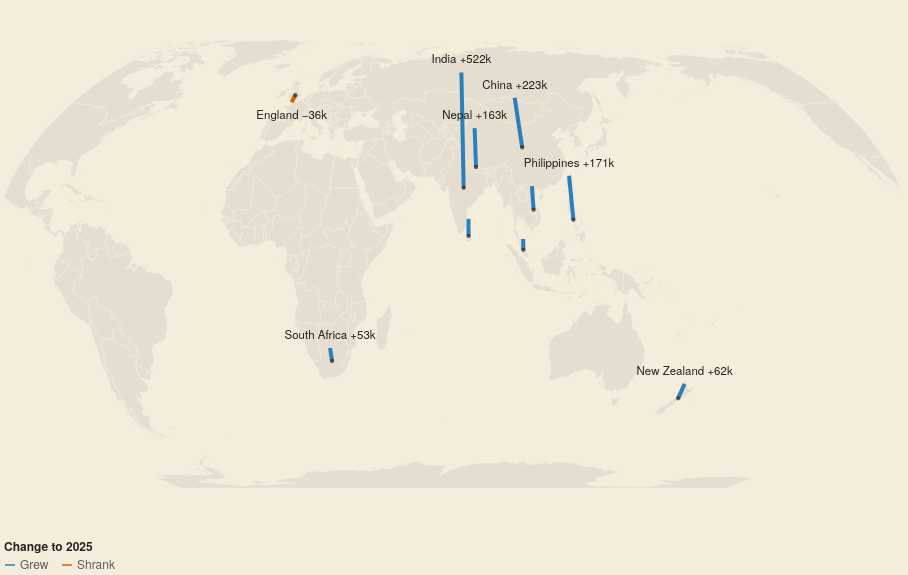

Vega-Lite specification stored for this chart:
### Vega-Lite specification from a JSON file in a GitHub repository (floating-point values rounded to 4 significant figures; data arrays with more than 128 entries replaced by an {"elided": "..."} marker saying what was removed)
{"$schema": "https://vega.github.io/schema/vega-lite/v5.json", "width": 900, "height": 520, "autosize": {"type": "pad"}, "config": {"background": null, "font": "IBM Plex Sans, Helvetica Neue, Arial, sans-serif", "padding": 4, "view": {"stroke": null, "fill": "#eef1ef"}, "axis": {"labelColor": "#675f54", "titleColor": "#675f54", "gridColor": "#d3c5a8", "domainColor": "#d3c5a8", "tickColor": "#d3c5a8", "labelFont": "IBM Plex Sans, Helvetica Neue, Arial, sans-serif", "labelFontSize": 11, "titleFont": "IBM Plex Sans, Helvetica Neue, Arial, sans-serif", "titleFontWeight": 500, "titleFontSize": 11.5}, "legend": {"labelColor": "#675f54", "titleColor": "#25221d", "labelFont": "IBM Plex Sans, Helvetica Neue, Arial, sans-serif", "titleFont": "IBM Plex Sans, Helvetica Neue, Arial, sans-serif", "titleFontWeight": 600, "labelFontSize": 12, "titleFontSize": 12, "symbolStrokeColor": "#f5eddc"}, "text": {"color": "#25221d", "font": "IBM Plex Sans, Helvetica Neue, Arial, sans-serif"}, "tooltipFormat": {"numberFormat": ",.0f"}}, "projection": {"type": "equalEarth", "rotate": [-75, 0]}, "params": [{"name": "base", "value": 2015, "bind": {"input": "radio", "options": [2015, 2020], "labels": ["2015", "2020"], "name": "Change since "}}], "layer": [{"data": {"values": {"type": "Topology", "transform": {"scale": [0.018, 0.009], "translate": [-180, -90]}, "objects": {"countries": {"type": "GeometryCollection", "geometries": [{"type": "Polygon", "arcs": [[0, 1, 2, 3]], "id": "716", "properties": {"name": "Zimbabwe"}}, {"type": "Polygon", "arcs": [[-3, 4, 5, 6, 7, 8, 9]], "id": "894", "properties": {"name": "Zambia"}}, {"type": "MultiPolygon", "arcs": [[[10, 11, 12]], [[13]]], "id": "887", "properties": {"name": "Yemen"}}, {"type": "MultiPolygon", "arcs": [[[14, 15, 16, 17]]], "id": "704", "properties": {"name": "Vietnam"}}, {"type": "MultiPolygon", "arcs": [[[18]], [[19, 20, 21, 22]]], "id": "862", "properties": {"name": "Venezuela"}}, {"type": "MultiPolygon", "arcs": [[[23]], [[24]], [[25]], [[26]], [[27]]], "id": "548", "properties": {"name": "Vanuatu"}}, {"type": "MultiPolygon", "arcs": [[[28, 29, 30, 31, 32]]], "id": "860", "properties": {"name": "Uzbekistan"}}, {"type": "Polygon", "arcs": [[33, 34, 35]], "id": "858", "properties": {"name": "Uruguay"}}, {"type": "MultiPolygon", "arcs": [[[36]]], "id": "630", "properties": {"name": "Puerto Rico"}}, {"type": "MultiPolygon", "arcs": [[[37]], [[38]], [[39]], [[40]], [[41, 42, 43, 44]], [[45]], [[46]], [[47]], [[48]], [[49]], [[50]], [[51]], [[52]], [[53]], [[54]], [[55]], [[56]], [[57]], [[58]], [[59]], [[60]], [[61]], [[62]], [[63]], [[64]], [[65]], [[66]], [[67]], [[68]], [[69]], [[70]], [[71]], [[72]], [[73, 74, 75, 76, 77]], [[78]]], "id": "840", "properties": {"name": "United States of America"}}, {"type": "MultiPolygon", "arcs": [[[79]]], "id": "239", "properties": {"name": "S. Geo. and the Is."}}, {"type": "MultiPolygon", "arcs": [[[80]], [[81]]], "id": "238", "properties": {"name": "Falkland Is."}}, {"type": "Polygon", "arcs": [[82]], "id": "833", "properties": {"name": "Isle of Man"}}, {"type": "MultiPolygon", "arcs": [[[83]], [[84]], [[85]], [[86]], [[87]], [[88]], [[89]], [[90]], [[91, 92]]], "id": "826", "properties": {"name": "United Kingdom"}}, {"type": "MultiPolygon", "arcs": [[[93, 94, 95, 96, 97]]], "id": "784", "properties": {"name": "United Arab Emirates"}}, {"type": "MultiPolygon", "arcs": [[[98, 99, 100, 101, 102, 103, 104, 105, 106, 107, 108]]], "id": "804", "properties": {"name": "Ukraine"}}, {"type": "Polygon", "arcs": [[109, 110, 111, 112, 113]], "id": "800", "properties": {"name": "Uganda"}}, {"type": "MultiPolygon", "arcs": [[[-32, 114, 115, 116, 117]]], "id": "795", "properties": {"name": "Turkmenistan"}}, {"type": "MultiPolygon", "arcs": [[[118, 119, 120, 121, 122, 123, 124]], [[125, 126, 127]]], "id": "792", "properties": {"name": "Turkey"}}, {"type": "MultiPolygon", "arcs": [[[128, 129, 130]]], "id": "788", "properties": {"name": "Tunisia"}}, {"type": "MultiPolygon", "arcs": [[[131]]], "id": "780", "properties": {"name": "Trinidad and Tobago"}}, {"type": "Polygon", "arcs": [[132, 133, 134, 135]], "id": "768", "properties": {"name": "Togo"}}, {"type": "MultiPolygon", "arcs": [[[136, 137]]], "id": "626", "properties": {"name": "Timor-Leste"}}, {"type": "MultiPolygon", "arcs": [[[139, 140, 141, 142, 143, 144]]], "id": "764", "properties": {"name": "Thailand"}}, {"type": "MultiPolygon", "arcs": [[[145]], [[146]], [[-8, 147, 148, 149, -110, 150, 151, 152, 153]]], "id": "834", "properties": {"name": "Tanzania"}}, {"type": "MultiPolygon", "arcs": [[[-30, 154, 155, 156]]], "id": "762", "properties": {"name": "Tajikistan"}}, {"type": "MultiPolygon", "arcs": [[[157]]], "id": "158", "properties": {"name": "Taiwan"}}, {"type": "Polygon", "arcs": [[-124, 158, 159, 160, 161, 162]], "id": "760", "properties": {"name": "Syria"}}, {"type": "Polygon", "arcs": [[163, 164, 165, 166, 167, 168]], "id": "756", "properties": {"name": "Switzerland"}}, {"type": "MultiPolygon", "arcs": [[[169]], [[170]], [[171, 172, 173]]], "id": "752", "properties": {"name": "Sweden"}}, {"type": "Polygon", "arcs": [[174, 175]], "id": "748", "properties": {"name": "eSwatini"}}, {"type": "Polygon", "arcs": [[176, 177, 178, 179]], "id": "740", "properties": {"name": "Suriname"}}, {"type": "Polygon", "arcs": [[-113, 180, 181, 182, 183, 184]], "id": "728", "properties": {"name": "S. Sudan"}}, {"type": "Polygon", "arcs": [[-183, 185, 186, 187, 188, 189, 190, 191]], "id": "729", "properties": {"name": "Sudan"}}, {"type": "MultiPolygon", "arcs": [[[192]]], "id": "144", "properties": {"name": "Sri Lanka"}}, {"type": "MultiPolygon", "arcs": [[[193]], [[194]], [[195, 196, 197, 198, 199, 200]], [[201]], [[202]], [[203]], [[204]]], "id": "724", "properties": {"name": "Spain"}}, {"type": "MultiPolygon", "arcs": [[[205, 206]], [[207]]], "id": "410", "properties": {"name": "South Korea"}}, {"type": "MultiPolygon", "arcs": [[[-1, 208, -176, 209, 210, 211, 212], [213]]], "id": "710", "properties": {"name": "South Africa"}}, {"type": "Polygon", "arcs": [[214, 215, 216, 217]], "id": "706", "properties": {"name": "Somalia"}}, {"type": "Polygon", "arcs": [[-217, 218, 219, 220]], "properties": {"name": "Somaliland"}}, {"type": "MultiPolygon", "arcs": [[[221]], [[222]], [[223]], [[224]], [[225]], [[226]], [[227]]], "id": "090", "properties": {"name": "Solomon Is."}}, {"type": "Polygon", "arcs": [[-106, 228, 229, 230, 231]], "id": "703", "properties": {"name": "Slovakia"}}, {"type": "Polygon", "arcs": [[232, 233, 234, 235, 236]], "id": "705", "properties": {"name": "Slovenia"}}, {"type": "MultiPolygon", "arcs": [[[237, 238, 239]]], "id": "694", "properties": {"name": "Sierra Leone"}}, {"type": "Polygon", "arcs": [[240, 241, 242, 243, 244, 245, 246, 247]], "id": "688", "properties": {"name": "Serbia"}}, {"type": "Polygon", "arcs": [[248, 249, 250, 251, 252, 253, 254]], "id": "686", "properties": {"name": "Senegal"}}, {"type": "MultiPolygon", "arcs": [[[-12, 255, 256, 257, 258, 259, 260, 261, -96, 262]]], "id": "682", "properties": {"name": "Saudi Arabia"}}, {"type": "MultiPolygon", "arcs": [[[263]]], "id": "678", "properties": {"name": "São Tomé and Principe"}}, {"type": "MultiPolygon", "arcs": [[[264]], [[265]]], "id": "882", "properties": {"name": "Samoa"}}, {"type": "Polygon", "arcs": [[-111, -150, 266, 267]], "id": "646", "properties": {"name": "Rwanda"}}, {"type": "MultiPolygon", "arcs": [[[268]], [[269, 270, 271, 272, 273, 274, 275, 276, 277, -109, 278, 279, 280, 281, 282, 283, 284]], [[285]], [[286]], [[287]], [[288]], [[289]], [[290]], [[291]], [[292]], [[293]], [[294]], [[295]], [[296]], [[297]], [[298]], [[299]], [[300]], [[301]], [[302]], [[303]], [[304]], [[305]], [[306]], [[307]], [[308]], [[309]], [[310]], [[311]], [[312]], [[313]], [[314]], [[315]], [[316]], [[317]], [[318]], [[319]], [[320]], [[321]], [[322]], [[323]], [[324]], [[325]], [[326]], [[327]], [[328]], [[329]], [[330]], [[331]], [[332]], [[333]], [[334]], [[335]], [[336]], [[337]], [[338]], [[339]], [[340]], [[341]], [[342]], [[343]], [[344, 345, 346, 347, 348]], [[-100, 349]]], "id": "643", "properties": {"name": "Russia"}}, {"type": "Polygon", "arcs": [[-102, 350, 351, -248, 352, -104, 353]], "id": "642", "properties": {"name": "Romania"}}, {"type": "Polygon", "arcs": [[-261, 354]], "id": "634", "properties": {"name": "Qatar"}}, {"type": "MultiPolygon", "arcs": [[[355]], [[-200, 356]]], "id": "620", "properties": {"name": "Portugal"}}, {"type": "Polygon", "arcs": [[-107, -232, 357, 358, 359, 360, 361, -347, 362, 363]], "id": "616", "properties": {"name": "Poland"}}, {"type": "MultiPolygon", "arcs": [[[364]], [[365]], [[366]], [[367]], [[368]], [[369]], [[370]], [[371]], [[372]], [[373]], [[374]], [[375]], [[376]], [[377]], [[378]], [[379]], [[380]]], "id": "608", "properties": {"name": "Philippines"}}, {"type": "Polygon", "arcs": [[381, 382, 383, 384, 385, 386]], "id": "604", "properties": {"name": "Peru"}}, {"type": "Polygon", "arcs": [[387, 388, 389]], "id": "600", "properties": {"name": "Paraguay"}}, {"type": "MultiPolygon", "arcs": [[[390]], [[391]], [[392, 393]], [[394]], [[395]], [[396]], [[397]], [[398]], [[399]], [[400]]], "id": "598", "properties": {"name": "Papua New Guinea"}}, {"type": "MultiPolygon", "arcs": [[[401, 402, 403, 404]]], "id": "591", "properties": {"name": "Panama"}}, {"type": "Polygon", "arcs": [[405, 406, 407, 408, 409, 410]], "id": "586", "properties": {"name": "Pakistan"}}, {"type": "MultiPolygon", "arcs": [[[411]], [[-13, -263, -95, 412]], [[-98, 413]]], "id": "512", "properties": {"name": "Oman"}}, {"type": "MultiPolygon", "arcs": [[[-172, 414, -284, 415]], [[416]], [[417]], [[418]], [[419]], [[420]], [[421]], [[422]], [[423]], [[424]], [[425]], [[426]], [[427]], [[428]], [[429]], [[430]]], "id": "578", "properties": {"name": "Norway"}}, {"type": "MultiPolygon", "arcs": [[[-206, 431, 432, -270, 433]]], "id": "408", "properties": {"name": "North Korea"}}, {"type": "MultiPolygon", "arcs": [[[434, 435, 436, 437, 438]]], "id": "566", "properties": {"name": "Nigeria"}}, {"type": "Polygon", "arcs": [[-439, 439, 440, 441, 442, 443, 444]], "id": "562", "properties": {"name": "Niger"}}, {"type": "Polygon", "arcs": [[445, 446, 447, 448]], "id": "558", "properties": {"name": "Nicaragua"}}, {"type": "MultiPolygon", "arcs": [[[449]], [[450]], [[451]], [[452]], [[453]]], "id": "554", "properties": {"name": "New Zealand"}}, {"type": "MultiPolygon", "arcs": [[[454, 455, 456]], [[457, 458]]], "id": "528", "properties": {"name": "Netherlands"}}, {"type": "Polygon", "arcs": [[459, 460]], "id": "524", "properties": {"name": "Nepal"}}, {"type": "Polygon", "arcs": [[-5, 461, -212, 462, 463]], "id": "516", "properties": {"name": "Namibia"}}, {"type": "Polygon", "arcs": [[-4, -10, 464, -153, 465, -210, -175, -209]], "id": "508", "properties": {"name": "Mozambique"}}, {"type": "Polygon", "arcs": [[466, 467, 468]], "id": "504", "properties": {"name": "Morocco"}}, {"type": "Polygon", "arcs": [[469, 470, 471, -468]], "id": "732", "properties": {"name": "W. Sahara"}}, {"type": "Polygon", "arcs": [[-244, 472, 473, 474, 475, 476]], "id": "499", "properties": {"name": "Montenegro"}}, {"type": "Polygon", "arcs": [[-272, 477]], "id": "496", "properties": {"name": "Mongolia"}}, {"type": "Polygon", "arcs": [[-103, -354]], "id": "498", "properties": {"name": "Moldova"}}, {"type": "MultiPolygon", "arcs": [[[-76, 479, 480, 481, 482]], [[483]], [[484]]], "id": "484", "properties": {"name": "Mexico"}}, {"type": "Polygon", "arcs": [[485]], "id": "480", "properties": {"name": "Mauritius"}}, {"type": "MultiPolygon", "arcs": [[[-255, 486, -471, 487, 488]]], "id": "478", "properties": {"name": "Mauritania"}}, {"type": "Polygon", "arcs": [[-249, -489, 489, -442, 490, 491, 492]], "id": "466", "properties": {"name": "Mali"}}, {"type": "MultiPolygon", "arcs": [[[-143, 493]], [[494, 495, 496, 497, 498]]], "id": "458", "properties": {"name": "Malaysia"}}, {"type": "MultiPolygon", "arcs": [[[-9, -154, -465]]], "id": "454", "properties": {"name": "Malawi"}}, {"type": "MultiPolygon", "arcs": [[[499]]], "id": "450", "properties": {"name": "Madagascar"}}, {"type": "Polygon", "arcs": [[-242, 500, 501, 502, 503]], "id": "807", "properties": {"name": "Macedonia"}}, {"type": "Polygon", "arcs": [[504, 505, 506]], "id": "442", "properties": {"name": "Luxembourg"}}, {"type": "MultiPolygon", "arcs": [[[-346, 507, 508, 509, -363]]], "id": "440", "properties": {"name": "Lithuania"}}, {"type": "Polygon", "arcs": [[-129, 511, 512, -188, 513, -444, 514]], "id": "434", "properties": {"name": "Libya"}}, {"type": "Polygon", "arcs": [[-238, 515, 516, 517]], "id": "430", "properties": {"name": "Liberia"}}, {"type": "Polygon", "arcs": [[-214]], "id": "426", "properties": {"name": "Lesotho"}}, {"type": "Polygon", "arcs": [[-162, 518, 519]], "id": "422", "properties": {"name": "Lebanon"}}, {"type": "Polygon", "arcs": [[-509, 520, 521, -280, 522]], "id": "428", "properties": {"name": "Latvia"}}, {"type": "Polygon", "arcs": [[-17, 523, -140, 524, 525]], "id": "418", "properties": {"name": "Laos"}}, {"type": "Polygon", "arcs": [[-29, 526, 527, -155]], "id": "417", "properties": {"name": "Kyrgyzstan"}}, {"type": "MultiPolygon", "arcs": [[[-259, 528, 529]]], "id": "414", "properties": {"name": "Kuwait"}}, {"type": "Polygon", "arcs": [[-243, -504, 530, -473]], "properties": {"name": "Kosovo"}}, {"type": "MultiPolygon", "arcs": [[[-114, -185, 531, -215, 532, -151]]], "id": "404", "properties": {"name": "Kenya"}}, {"type": "MultiPolygon", "arcs": [[[-33, -118, 533, -274, 534, -527]]], "id": "398", "properties": {"name": "Kazakhstan"}}, {"type": "Polygon", "arcs": [[-160, 535, -257, 536, 537, 538, 539]], "id": "400", "properties": {"name": "Jordan"}}, {"type": "MultiPolygon", "arcs": [[[540]], [[541]], [[542]], [[543]], [[544]], [[545]], [[546]], [[547]]], "id": "392", "properties": {"name": "Japan"}}, {"type": "Polygon", "arcs": [[548]], "id": "388", "properties": {"name": "Jamaica"}}, {"type": "MultiPolygon", "arcs": [[[-167, 549, -235, 550, 551]], [[552]], [[553]]], "id": "380", "properties": {"name": "Italy"}}, {"type": "Polygon", "arcs": [[-161, -540, 554, -538, 555, 556, 557, 558, -519]], "id": "376", "properties": {"name": "Israel"}}, {"type": "MultiPolygon", "arcs": [[[-539, -555]]], "id": "275", "properties": {"name": "Palestine"}}, {"type": "MultiPolygon", "arcs": [[[-92, 560]]], "id": "372", "properties": {"name": "Ireland"}}, {"type": "Polygon", "arcs": [[-123, 561, 562, -529, -258, -536, -159]], "id": "368", "properties": {"name": "Iraq"}}, {"type": "MultiPolygon", "arcs": [[[563]], [[-116, 564, -409, 565, -562, -122, 566, 567, 568, 569]]], "id": "364", "properties": {"name": "Iran"}}, {"type": "MultiPolygon", "arcs": [[[570]], [[571]], [[572]], [[573]], [[574]], [[575]], [[576]], [[577]], [[578]], [[579]], [[580]], [[581]], [[582]], [[583]], [[584]], [[585]], [[586]], [[587]], [[588]], [[589]], [[590]], [[591]], [[592]], [[593]], [[594]], [[595]], [[-495, 596]], [[597]], [[598]], [[599]], [[-137, 600, -139, 601]], [[602]], [[603]], [[604]], [[-393, 605]], [[606]], [[607]], [[608]], [[609]], [[610]], [[611]], [[612]], [[613]], [[614]], [[615]], [[616]], [[617]], [[618]], [[619]], [[620]], [[621]], [[622]], [[623]]], "id": "360", "properties": {"name": "Indonesia"}}, {"type": "MultiPolygon", "arcs": [[[-407, 624, 625, -460, 626, 627, 628, 629, 630, 631]], [[632]], [[633]], [[634]]], "id": "356", "properties": {"name": "India"}}, {"type": "Polygon", "arcs": [[635]], "id": "352", "properties": {"name": "Iceland"}}, {"type": "Polygon", "arcs": [[-105, -353, -247, 636, -237, 637, -229]], "id": "348", "properties": {"name": "Hungary"}}, {"type": "MultiPolygon", "arcs": [[[-449, 638, 639, 640, 641]]], "id": "340", "properties": {"name": "Honduras"}}, {"type": "MultiPolygon", "arcs": [[[642, 643]]], "id": "332", "properties": {"name": "Haiti"}}, {"type": "Polygon", "arcs": [[-20, 644, -179, 645]], "id": "328", "properties": {"name": "Guyana"}}, {"type": "MultiPolygon", "arcs": [[[-251, 646, 647]]], "id": "624", "properties": {"name": "Guinea-Bissau"}}, {"type": "Polygon", "arcs": [[-240, 648, -647, -250, -493, 649, -516]], "id": "324", "properties": {"name": "Guinea"}}, {"type": "Polygon", "arcs": [[-482, 650, 651, -641, 652, 653]], "id": "320", "properties": {"name": "Guatemala"}}, {"type": "MultiPolygon", "arcs": [[[654]], [[655]], [[656]], [[657]], [[658]], [[659]], [[660]], [[661]], [[-127, 662, 663, -502, 664]]], "id": "300", "properties": {"name": "Greece"}}, {"type": "Polygon", "arcs": [[-135, 665, 666, 667, 668, 669]], "id": "288", "properties": {"name": "Ghana"}}, {"type": "MultiPolygon", "arcs": [[[-169, 670, -505, 671, -457, 672, 673, 674, -359, 675, 676]], [[677]], [[-361, 678]]], "id": "276", "properties": {"name": "Germany"}}, {"type": "Polygon", "arcs": [[-119, 679, -277, 680, 681]], "id": "268", "properties": {"name": "Georgia"}}, {"type": "Polygon", "arcs": [[-253, 682]], "id": "270", "properties": {"name": "Gambia"}}, {"type": "Polygon", "arcs": [[683, 684, 685, 686]], "id": "266", "properties": {"name": "Gabon"}}, {"type": "MultiPolygon", "arcs": [[[687]], [[-168, -552, 688, -479, 689, -198, 690, -196, 691, 692, -506, -671]], [[693]], [[694]], [[695]], [[696]], [[-177, 697, 698]]], "id": "250", "properties": {"name": "France"}}, {"type": "MultiPolygon", "arcs": [[[699]], [[700]]], "id": "540", "properties": {"name": "New Caledonia"}}, {"type": "MultiPolygon", "arcs": [[[701]]], "id": "260", "properties": {"name": "Fr. S. Antarctic Lands"}}, {"type": "MultiPolygon", "arcs": [[[702]]], "id": "248", "properties": {"name": "Åland"}}, {"type": "MultiPolygon", "arcs": [[[-173, -416, -283, 703]]], "id": "246", "properties": {"name": "Finland"}}, {"type": "MultiPolygon", "arcs": [[[704]], [[705]], [[706]]], "id": "242", "properties": {"name": "Fiji"}}, {"type": "Polygon", "arcs": [[-184, -192, 707, 708, -219, -216, -532]], "id": "231", "properties": {"name": "Ethiopia"}}, {"type": "MultiPolygon", "arcs": [[[-522, 709, -281]], [[710]], [[711]]], "id": "233", "properties": {"name": "Estonia"}}, {"type": "MultiPolygon", "arcs": [[[-191, 712, 713, -708]]], "id": "232", "properties": {"name": "Eritrea"}}, {"type": "MultiPolygon", "arcs": [[[714]], [[-686, 715, 716]]], "id": "226", "properties": {"name": "Eq. Guinea"}}, {"type": "Polygon", "arcs": [[-640, 717, -653]], "id": "222", "properties": {"name": "El Salvador"}}, {"type": "Polygon", "arcs": [[-189, -513, 718, -560, -557, 719]], "id": "818", "properties": {"name": "Egypt"}}, {"type": "MultiPolygon", "arcs": [[[-386, 720, 721]], [[722]], [[723]], [[724]]], "id": "218", "properties": {"name": "Ecuador"}}, {"type": "Polygon", "arcs": [[-643, 725]], "id": "214", "properties": {"name": "Dominican Rep."}}, {"type": "Polygon", "arcs": [[-220, -709, -714, 726]], "id": "262", "properties": {"name": "Djibouti"}}, {"type": "MultiPolygon", "arcs": [[[727]], [[728]], [[729]], [[730]], [[731]], [[732]], [[733]], [[734]], [[735]], [[736]], [[737]], [[738]], [[739]], [[740]], [[741]]], "id": "304", "properties": {"name": "Greenland"}}, {"type": "MultiPolygon", "arcs": [[[742]]], "id": "234", "properties": {"name": "Faeroe Is."}}, {"type": "MultiPolygon", "arcs": [[[743]], [[-674, 744]], [[745]], [[746]], [[747]]], "id": "208", "properties": {"name": "Denmark"}}, {"type": "Polygon", "arcs": [[-231, 748, -676, -358]], "id": "203", "properties": {"name": "Czechia"}}, {"type": "Polygon", "arcs": [[749, 750]], "properties": {"name": "N. Cyprus"}}, {"type": "Polygon", "arcs": [[-750, 751]], "id": "196", "properties": {"name": "Cyprus"}}, {"type": "MultiPolygon", "arcs": [[[752]], [[753]]], "id": "192", "properties": {"name": "Cuba"}}, {"type": "MultiPolygon", "arcs": [[[-233, -637, -246, 754, 755]], [[-476, 756, 757]]], "id": "191", "properties": {"name": "Croatia"}}, {"type": "MultiPolygon", "arcs": [[[-492, 758, -669, 759, -517, -650]]], "id": "384", "properties": {"name": "Côte d'Ivoire"}}, {"type": "Polygon", "arcs": [[-404, 760, -447, 761]], "id": "188", "properties": {"name": "Costa Rica"}}, {"type": "Polygon", "arcs": [[-7, 762, 763, 764, 765, 766, -181, -112, -268, 767, -148]], "id": "180", "properties": {"name": "Dem. Rep. Congo"}}, {"type": "Polygon", "arcs": [[-684, 768, 769, -766, 770, 771]], "id": "178", "properties": {"name": "Congo"}}, {"type": "MultiPolygon", "arcs": [[[772]]], "id": "174", "properties": {"name": "Comoros"}}, {"type": "MultiPolygon", "arcs": [[[-22, 773, -387, -722, 774, -402, 775]]], "id": "170", "properties": {"name": "Colombia"}}, {"type": "MultiPolygon", "arcs": [[[776]], [[-18, -526, 777, -629, 778, -627, -461, -626, 779, -411, 780, -156, -528, -535, -273, -478, -271, -433, 781, 782, 783, 784, 785]], [[786]]], "id": "156", "properties": {"name": "China"}}, {"type": "MultiPolygon", "arcs": [[[-783, 787]]], "id": "344", "properties": {"name": "Hong Kong"}}, {"type": "MultiPolygon", "arcs": [[[-384, 788, 789, 790]], [[791, 792]], [[793]], [[794]], [[795]], [[796]], [[797]], [[798]], [[799]], [[800]], [[801]], [[802]], [[803]], [[804]], [[805]], [[806]], [[807]], [[808]], [[809]]], "id": "152", "properties": {"name": "Chile"}}, {"type": "Polygon", "arcs": [[-187, 810, 811, -435, -445, -514]], "id": "148", "properties": {"name": "Chad"}}, {"type": "Polygon", "arcs": [[-182, -767, -770, 812, -811, -186]], "id": "140", "properties": {"name": "Central African Rep."}}, {"type": "MultiPolygon", "arcs": [[[813]], [[814]]], "id": "132", "properties": {"name": "Cabo Verde"}}, {"type": "MultiPolygon", "arcs": [[[815]], [[816]], [[817]], [[-45, 818, -78, 819]], [[820]], [[821]], [[822]], [[823]], [[824]], [[825]], [[826]], [[827]], [[828]], [[829]], [[830]], [[831]], [[832]], [[833]], [[834]], [[835]], [[836]], [[837]], [[838]], [[-74, 839]], [[840]], [[841]], [[842]], [[843]], [[844]], [[845]], [[846]], [[847]], [[848]], [[849]], [[850]], [[851]], [[852]], [[853]], [[854]], [[855]], [[856]], [[857]], [[858]], [[859]], [[860]], [[861]], [[862]], [[863]], [[864]], [[865]], [[866]], [[867]], [[868]], [[869]], [[870]], [[871]], [[872]], [[873]], [[874]], [[875]], [[876]], [[877]], [[878]], [[879]], [[880]], [[881]], [[882]], [[883]], [[884]], [[885]], [[886]], [[887]], [[888]]], "id": "124", "properties": {"name": "Canada"}}, {"type": "Polygon", "arcs": [[-436, -812, -813, -769, -687, -717, 889]], "id": "120", "properties": {"name": "Cameroon"}}, {"type": "MultiPolygon", "arcs": [[[-16, 890, -141, -524]]], "id": "116", "properties": {"name": "Cambodia"}}, {"type": "MultiPolygon", "arcs": [[[-145, 891, 892, -630, -778, -525]]], "id": "104", "properties": {"name": "Myanmar"}}, {"type": "Polygon", "arcs": [[-149, -768, -267]], "id": "108", "properties": {"name": "Burundi"}}, {"type": "Polygon", "arcs": [[-136, -670, -759, -491, -441, 893]], "id": "854", "properties": {"name": "Burkina Faso"}}, {"type": "Polygon", "arcs": [[-128, -665, -501, -241, -352, 894]], "id": "100", "properties": {"name": "Bulgaria"}}, {"type": "MultiPolygon", "arcs": [[[-498, 895]], [[-497, 896]]], "id": "096", "properties": {"name": "Brunei"}}, {"type": "MultiPolygon", "arcs": [[[-21, -646, -178, -699, 897, -36, 898, -388, 899, -382, -774]], [[900]], [[901]], [[902]], [[903]]], "id": "076", "properties": {"name": "Brazil"}}, {"type": "Polygon", "arcs": [[-2, -213, -462]], "id": "072", "properties": {"name": "Botswana"}}, {"type": "Polygon", "arcs": [[-477, -758, 904, -755, -245]], "id": "070", "properties": {"name": "Bosnia and Herz."}}, {"type": "Polygon", "arcs": [[-383, -900, -390, 905, -789]], "id": "068", "properties": {"name": "Bolivia"}}, {"type": "Polygon", "arcs": [[-628, -779]], "id": "064", "properties": {"name": "Bhutan"}}, {"type": "Polygon", "arcs": [[-133, -894, -440, -438, 906]], "id": "204", "properties": {"name": "Benin"}}, {"type": "MultiPolygon", "arcs": [[[-481, 907, -651]]], "id": "084", "properties": {"name": "Belize"}}, {"type": "Polygon", "arcs": [[-455, -672, -507, -693, 908, -458]], "id": "056", "properties": {"name": "Belgium"}}, {"type": "Polygon", "arcs": [[-108, -364, -510, -523, -279]], "id": "112", "properties": {"name": "Belarus"}}, {"type": "MultiPolygon", "arcs": [[[-631, -893, 909]], [[910]]], "id": "050", "properties": {"name": "Bangladesh"}}, {"type": "MultiPolygon", "arcs": [[[911]], [[912]], [[913]], [[914]], [[915]]], "id": "044", "properties": {"name": "Bahamas"}}, {"type": "MultiPolygon", "arcs": [[[-121, 916, -567]], [[-569, 917, -681, -276, 918]]], "id": "031", "properties": {"name": "Azerbaijan"}}, {"type": "Polygon", "arcs": [[-164, -677, -749, -230, -638, -236, -550, -166, -511]], "id": "040", "properties": {"name": "Austria"}}, {"type": "MultiPolygon", "arcs": [[[919]], [[920]], [[921]], [[922]], [[923]], [[924]], [[925]], [[926]], [[927]], [[928]]], "id": "036", "properties": {"name": "Australia"}}, {"type": "MultiPolygon", "arcs": [[[-120, -682, -918, -568, -917]]], "id": "051", "properties": {"name": "Armenia"}}, {"type": "MultiPolygon", "arcs": [[[-35, 929, -790, -906, -389, -899]], [[-792, 930]], [[931]]], "id": "032", "properties": {"name": "Argentina"}}, {"type": "MultiPolygon", "arcs": [[[-765, 932, -771]], [[-6, -464, 933, -763]]], "id": "024", "properties": {"name": "Angola"}}, {"type": "Polygon", "arcs": [[-130, -515, -443, -490, -488, -470, -467, 934]], "id": "012", "properties": {"name": "Algeria"}}, {"type": "Polygon", "arcs": [[-474, -531, -503, -664, 935]], "id": "008", "properties": {"name": "Albania"}}, {"type": "Polygon", "arcs": [[-31, -157, -781, -410, -565, -115]], "id": "004", "properties": {"name": "Afghanistan"}}, {"type": "Polygon", "arcs": [[-406, -780, -625]], "properties": {"name": "Siachen Glacier"}}, {"type": "MultiPolygon", "arcs": [[[936], [937]], [[938]], [[939]], [[940]], [[941]], [[942]], [[943]], [[944]], [[945]], [[946]], [[947]], [[948]], [[949]], [[950]], [[951]], [[952]], [[953]], [[954]], [[955]], [[956]], [[957]], [[958]], [[959]], [[960]], [[961]], [[962]], [[963]], [[964]], [[965]], [[966]], [[967]], [[968]], [[969]], [[970]], [[971]], [[972]], [[973]], [[974]], [[975]], [[976]], [[977]], [[978]], [[979]], [[980]], [[981]], [[982]], [[983]], [[984]], [[985]], [[986]], [[987]], [[988]], [[989]], [[990]], [[991]], [[992]], [[993]], [[994]], [[995]], [[996]], [[997]], [[998]], [[999]], [[1000]], [[1001]], [[1002]]], "id": "010", "properties": {"name": "Antarctica"}}]}}, "arcs": {"elided": "1003 rows, 48254 int values in total"}}, "format": {"type": "topojson", "feature": "countries"}}, "mark": {"type": "geoshape", "fill": "#e4ddd0", "stroke": "#f5eddc", "strokeWidth": 0.5, "clip": true, "cursor": "pointer"}, "transform": [{"lookup": "properties.name", "from": {"data": {"values": [{"c_world": "India", "c_label": "India", "c15": 449040, "c20": 724060, "c25": 971020, "c_km": 9847, "c_chg": 521980, "c_pct": 116}, {"c_world": "United Kingdom", "c_label": "England (born in)", "c15": 1006540, "c20": 986210, "c25": 970950, "c_km": 17011, "c_chg": -35590, "c_pct": -4}, {"c_world": "China", "c_label": "China", "c15": 508870, "c20": 638990, "c25": 731540, "c_km": 9054, "c_chg": 222670, "c_pct": 44}, {"c_world": "New Zealand", "c_label": "New Zealand", "c15": 575430, "c20": 584490, "c25": 637680, "c_km": 2155, "c_chg": 62250, "c_pct": 11}, {"c_world": "Philippines", "c_label": "Philippines", "c15": 241130, "c20": 308380, "c25": 412530, "c_km": 6011, "c_chg": 171400, "c_pct": 71}, {"c_world": "Vietnam", "c_label": "Vietnam", "c15": 235590, "c20": 275920, "c25": 326630, "c_km": 7248, "c_chg": 91040, "c_pct": 39}, {"c_world": "South Africa", "c_label": "South Africa", "c15": 177390, "c20": 200890, "c25": 229950, "c_km": 11057, "c_chg": 52560, "c_pct": 30}, {"c_world": "Nepal", "c_label": "Nepal", "c15": 50150, "c20": 132400, "c25": 213580, "c_km": 9879, "c_chg": 163430, "c_pct": 326}, {"c_world": "Sri Lanka", "c_label": "Sri Lanka", "c15": 119700, "c20": 142690, "c25": 184800, "c_km": 8732, "c_chg": 65100, "c_pct": 54}, {"c_world": "Malaysia", "c_label": "Malaysia", "c15": 143420, "c20": 178760, "c25": 184320, "c_km": 6640, "c_chg": 40900, "c_pct": 29}]}, "key": "c_world", "fields": ["c_label", "c15", "c20", "c25", "c_km", "c_chg", "c_pct"]}}, {"calculate": "datum.properties.name", "as": "cty"}, {"calculate": "datum.c_label == 'England (born in)' ? datum.properties.name + ' (figures for England)' : datum.properties.name", "as": "ctyl"}, {"calculate": "datum.properties.name == 'Australia' ? 'Destination' : isValid(datum.c25) ? format(datum.c25, ',') : 'Not in the top ten'", "as": "t25"}, {"calculate": "isValid(datum.c15) ? format(datum.c15, ',') : '–'", "as": "t15"}, {"calculate": "isValid(datum.c_chg) ? (datum.c_chg >= 0 ? '+' : '−') + format(abs(datum.c_chg), ',') + ' (' + (datum.c_pct >= 0 ? '+' : '') + datum.c_pct + '%)' : '–'", "as": "tchg"}, {"calculate": "isValid(datum.c_km) ? format(datum.c_km, ',') + ' km' : '–'", "as": "tkm"}], "params": [{"name": "hovc6", "select": {"type": "point", "fields": ["cty"], "on": "pointerover", "clear": "pointerout"}}], "encoding": {"stroke": {"condition": {"param": "hovc6", "empty": false, "value": "#111111"}, "value": "#f5eddc"}, "strokeWidth": {"condition": {"param": "hovc6", "empty": false, "value": 1.75}, "value": 0.5}, "tooltip": [{"field": "ctyl", "title": "Country"}, {"field": "t25", "title": "Australian residents born here, 2025"}, {"field": "t15", "title": "Australian residents born here, 2015"}, {"field": "tchg", "title": "Change 2015–2025"}, {"field": "tkm", "title": "Distance from Sydney"}]}}, {"data": {"values": [{"c": "India", "lon": 78.9, "lat": 22, "a": 449040, "b": 724060, "d": 971020}, {"c": "England", "lon": -1.5, "lat": 52.6, "a": 1006540, "b": 986210, "d": 970950}, {"c": "China", "lon": 104, "lat": 34.5, "a": 508870, "b": 638990, "d": 731540}, {"c": "New Zealand", "lon": 174, "lat": -41, "a": 575430, "b": 584490, "d": 637680}, {"c": "Philippines", "lon": 122, "lat": 12.5, "a": 241130, "b": 308380, "d": 412530}, {"c": "Vietnam", "lon": 106.5, "lat": 15.5, "a": 235590, "b": 275920, "d": 326630}, {"c": "South Africa", "lon": 24.5, "lat": -29, "a": 177390, "b": 200890, "d": 229950}, {"c": "Nepal", "lon": 84.1, "lat": 28.3, "a": 50150, "b": 132400, "d": 213580}, {"c": "Sri Lanka", "lon": 80.7, "lat": 7.8, "a": 119700, "b": 142690, "d": 184800}, {"c": "Malaysia", "lon": 102, "lat": 3.8, "a": 143420, "b": 178760, "d": 184320}]}, "transform": [{"calculate": "datum.d - (base == 2015 ? datum.a : datum.b)", "as": "ch"}, {"calculate": "datum.lat + datum.ch * 0.00007662835249042145", "as": "top"}, {"calculate": "datum.ch >= 0 ? 'Grew' : 'Shrank'", "as": "pos"}, {"calculate": "datum.c + ' ' + (datum.ch >= 0 ? '+' : '−') + format(abs(datum.ch) / 1000, ',.0f') + 'k'", "as": "lbl"}], "mark": {"type": "rule", "strokeWidth": 4, "strokeCap": "butt"}, "encoding": {"longitude": {"field": "lon", "type": "quantitative"}, "latitude": {"field": "lat", "type": "quantitative"}, "latitude2": {"field": "top"}, "longitude2": {"field": "lon"}, "color": {"field": "pos", "type": "nominal", "scale": {"domain": ["Grew", "Shrank"], "range": ["#2c7fb8", "#d95f02"]}, "legend": {"title": "Change to 2025", "orient": "bottom"}}, "tooltip": [{"field": "c", "title": "Country of birth"}, {"field": "ch", "title": "Change (people)", "format": "+,"}, {"field": "d", "title": "Residents in 2025", "format": ","}]}}, {"data": {"values": [{"c": "India", "lon": 78.9, "lat": 22, "a": 449040, "b": 724060, "d": 971020}, {"c": "England", "lon": -1.5, "lat": 52.6, "a": 1006540, "b": 986210, "d": 970950}, {"c": "China", "lon": 104, "lat": 34.5, "a": 508870, "b": 638990, "d": 731540}, {"c": "New Zealand", "lon": 174, "lat": -41, "a": 575430, "b": 584490, "d": 637680}, {"c": "Philippines", "lon": 122, "lat": 12.5, "a": 241130, "b": 308380, "d": 412530}, {"c": "Vietnam", "lon": 106.5, "lat": 15.5, "a": 235590, "b": 275920, "d": 326630}, {"c": "South Africa", "lon": 24.5, "lat": -29, "a": 177390, "b": 200890, "d": 229950}, {"c": "Nepal", "lon": 84.1, "lat": 28.3, "a": 50150, "b": 132400, "d": 213580}, {"c": "Sri Lanka", "lon": 80.7, "lat": 7.8, "a": 119700, "b": 142690, "d": 184800}, {"c": "Malaysia", "lon": 102, "lat": 3.8, "a": 143420, "b": 178760, "d": 184320}]}, "mark": {"type": "circle", "size": 18}, "encoding": {"longitude": {"field": "lon", "type": "quantitative"}, "latitude": {"field": "lat", "type": "quantitative"}, "color": {"value": "#25221d"}}}, {"data": {"values": [{"c": "India", "lon": 78.9, "lat": 22, "a": 449040, "b": 724060, "d": 971020}, {"c": "England", "lon": -1.5, "lat": 52.6, "a": 1006540, "b": 986210, "d": 970950}, {"c": "China", "lon": 104, "lat": 34.5, "a": 508870, "b": 638990, "d": 731540}, {"c": "New Zealand", "lon": 174, "lat": -41, "a": 575430, "b": 584490, "d": 637680}, {"c": "Philippines", "lon": 122, "lat": 12.5, "a": 241130, "b": 308380, "d": 412530}, {"c": "Vietnam", "lon": 106.5, "lat": 15.5, "a": 235590, "b": 275920, "d": 326630}, {"c": "South Africa", "lon": 24.5, "lat": -29, "a": 177390, "b": 200890, "d": 229950}, {"c": "Nepal", "lon": 84.1, "lat": 28.3, "a": 50150, "b": 132400, "d": 213580}, {"c": "Sri Lanka", "lon": 80.7, "lat": 7.8, "a": 119700, "b": 142690, "d": 184800}, {"c": "Malaysia", "lon": 102, "lat": 3.8, "a": 143420, "b": 178760, "d": 184320}]}, "transform": [{"calculate": "datum.d - (base == 2015 ? datum.a : datum.b)", "as": "ch"}, {"calculate": "datum.lat + datum.ch * 0.00007662835249042145", "as": "top"}, {"calculate": "datum.ch >= 0 ? 'Grew' : 'Shrank'", "as": "pos"}, {"calculate": "datum.c + ' ' + (datum.ch >= 0 ? '+' : '−') + format(abs(datum.ch) / 1000, ',.0f') + 'k'", "as": "lbl"}, {"filter": "(abs(datum.ch) >= 150000 || datum.ch < 0 || indexof(['New Zealand', 'South Africa'], datum.c) >= 0) && datum.ch >= 0"}], "mark": {"type": "text", "dy": -7, "fontSize": 11.5, "font": "IBM Plex Sans, Helvetica Neue, Arial, sans-serif", "fontWeight": 500, "baseline": "bottom"}, "encoding": {"longitude": {"field": "lon", "type": "quantitative"}, "latitude": {"field": "top", "type": "quantitative"}, "text": {"field": "lbl"}, "color": {"value": "#25221d"}}}, {"data": {"values": [{"c": "India", "lon": 78.9, "lat": 22, "a": 449040, "b": 724060, "d": 971020}, {"c": "England", "lon": -1.5, "lat": 52.6, "a": 1006540, "b": 986210, "d": 970950}, {"c": "China", "lon": 104, "lat": 34.5, "a": 508870, "b": 638990, "d": 731540}, {"c": "New Zealand", "lon": 174, "lat": -41, "a": 575430, "b": 584490, "d": 637680}, {"c": "Philippines", "lon": 122, "lat": 12.5, "a": 241130, "b": 308380, "d": 412530}, {"c": "Vietnam", "lon": 106.5, "lat": 15.5, "a": 235590, "b": 275920, "d": 326630}, {"c": "South Africa", "lon": 24.5, "lat": -29, "a": 177390, "b": 200890, "d": 229950}, {"c": "Nepal", "lon": 84.1, "lat": 28.3, "a": 50150, "b": 132400, "d": 213580}, {"c": "Sri Lanka", "lon": 80.7, "lat": 7.8, "a": 119700, "b": 142690, "d": 184800}, {"c": "Malaysia", "lon": 102, "lat": 3.8, "a": 143420, "b": 178760, "d": 184320}]}, "transform": [{"calculate": "datum.d - (base == 2015 ? datum.a : datum.b)", "as": "ch"}, {"calculate": "datum.lat + datum.ch * 0.00007662835249042145", "as": "top"}, {"calculate": "datum.ch >= 0 ? 'Grew' : 'Shrank'", "as": "pos"}, {"calculate": "datum.c + ' ' + (datum.ch >= 0 ? '+' : '−') + format(abs(datum.ch) / 1000, ',.0f') + 'k'", "as": "lbl"}, {"filter": "(abs(datum.ch) >= 150000 || datum.ch < 0 || indexof(['New Zealand', 'South Africa'], datum.c) >= 0) && datum.ch < 0"}], "mark": {"type": "text", "dy": 8, "fontSize": 11.5, "font": "IBM Plex Sans, Helvetica Neue, Arial, sans-serif", "fontWeight": 500, "baseline": "top"}, "encoding": {"longitude": {"field": "lon", "type": "quantitative"}, "latitude": {"field": "top", "type": "quantitative"}, "text": {"field": "lbl"}, "color": {"value": "#25221d"}}}, {"data": {"values": [{"type": "Feature", "properties": {}, "geometry": {"type": "MultiPoint", "coordinates": [[-15, 66], [178, 66], [178, -46], [-15, -46]]}}]}, "mark": {"type": "geoshape", "opacity": 0, "filled": false, "strokeOpacity": 0}}], "background": "#f5eddc"}
